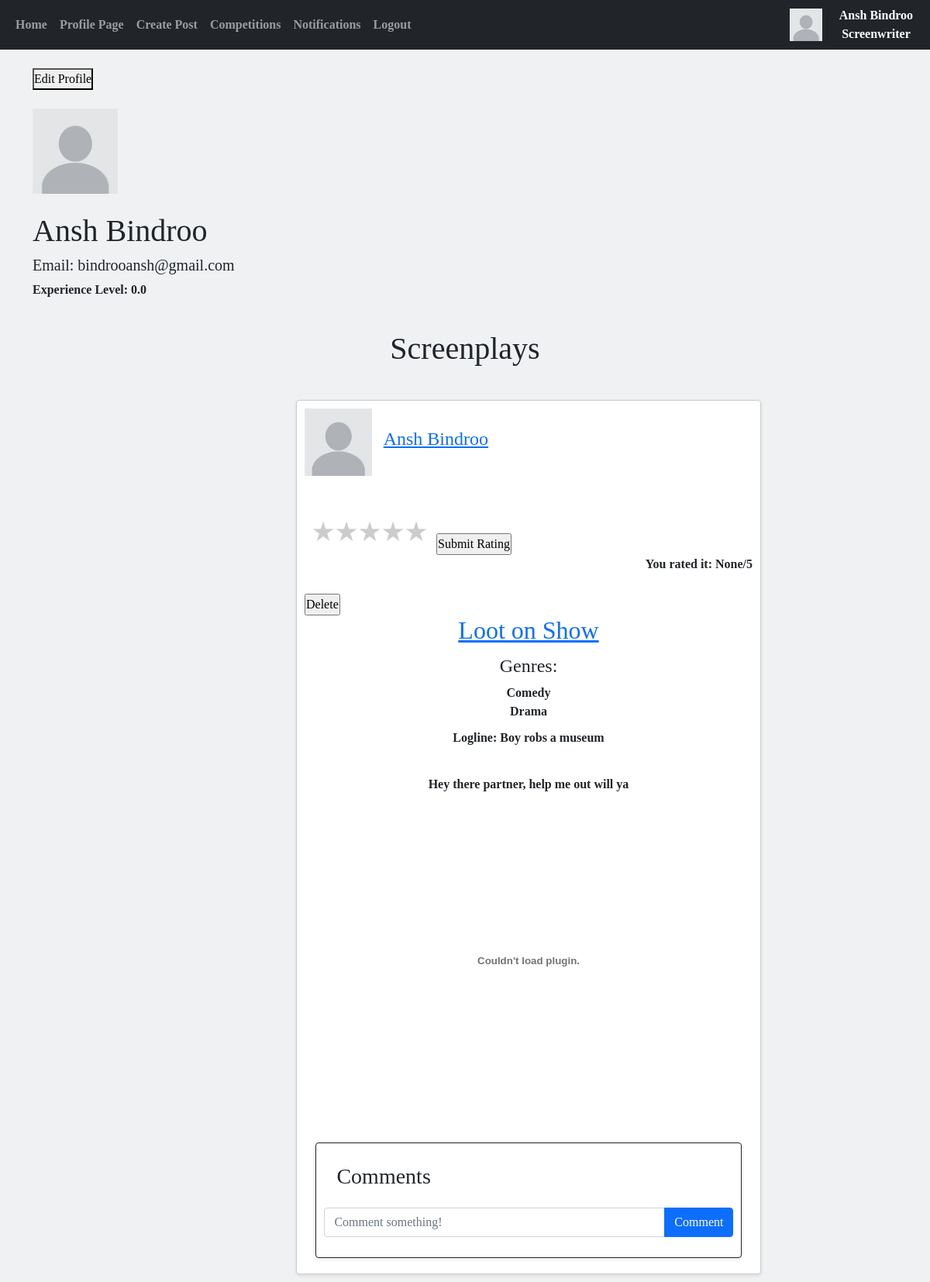
Page /profilepage/1 (signed in) on the earlier database version.
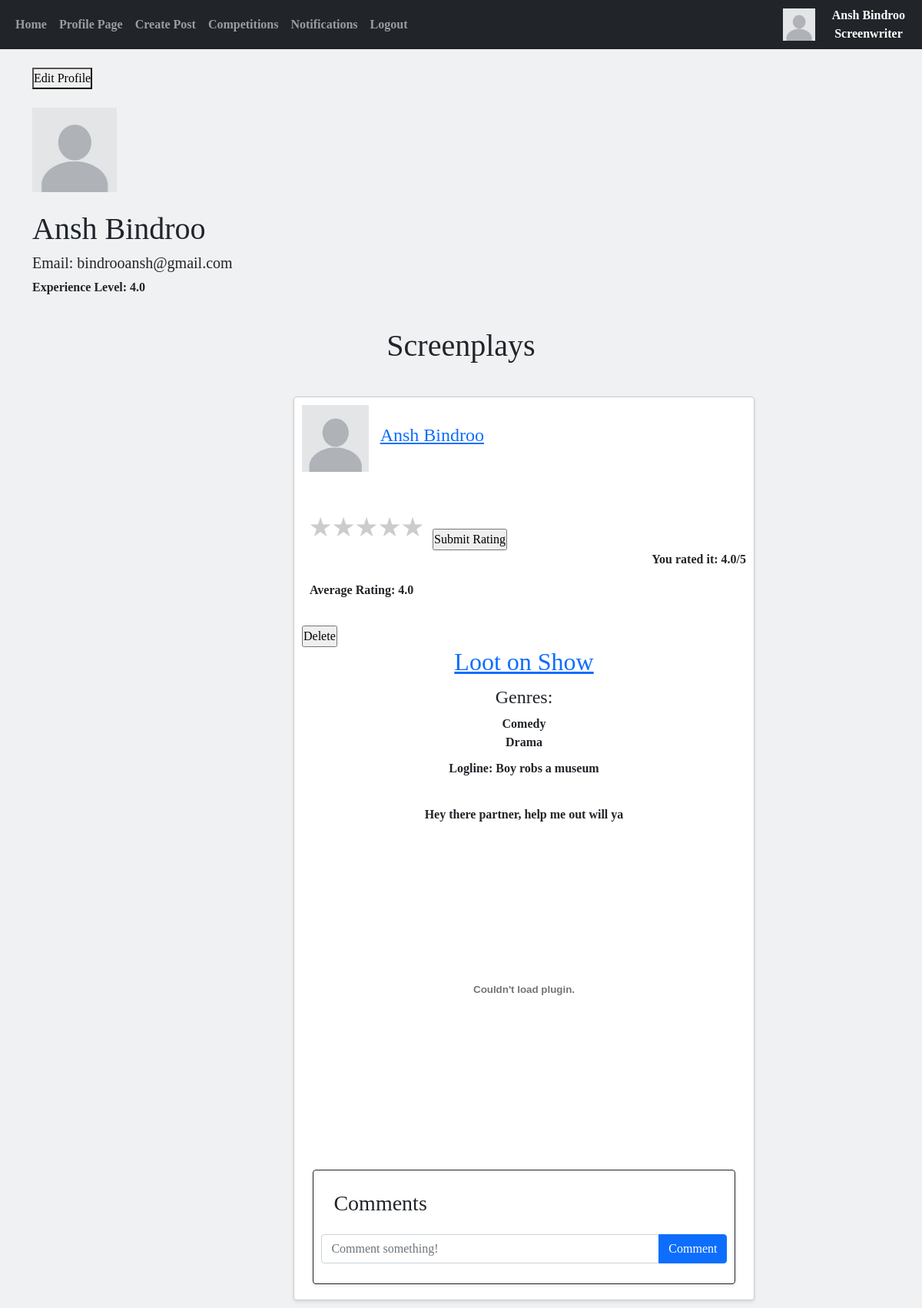
Same page on the later database version.
### website/models.py (models this page shows)
class Users(db.Model, UserMixin):
    __tablename__ = "Users"
    id = db.Column(db.Integer, primary_key=True)
    email = db.Column(db.String(150), unique=True)
    username = db.Column(db.String(150), unique=True)
    forename = db.Column(db.String(75), unique=True)
    surname = db.Column(db.String(75))
    password = db.Column(db.String(150))
    accounttype = db.Column(db.Integer)
    profilepic = db.Column(db.String(), nullable=True)
    biography = db.Column(db.Text)
    insta = db.Column(db.String(), nullable=True)
    twitter = db.Column(db.String(), nullable=True)
    date_created = db.Column(db.DateTime(timezone=True), default=func.now())
    writers = db.relationship('Screenwriters', backref="user", passive_deletes=True)
    producers = db.relationship('Producers', backref="user", passive_deletes=True)

class Screenwriters(db.Model):
    __tablename__ = "Screenwriters"
    writerid = db.Column(db.Integer, primary_key=True)
    userid = db.Column(db.Integer, db.ForeignKey('Users.id'))
    backgroundcolour = db.Column(db.Integer)
    fontstyle = db.Column(db.String(30))
    experiencelevel = db.Column(db.Float)
    posts = db.relationship('Screenplays', backref="writer", passive_deletes=True)
    commenters = db.relationship('Comments', backref="writer", passive_deletes=True)
    responsees = db.relationship('Notifications', backref="writer", passive_deletes=True)
    likes = db.relationship('LikedScreenplays', backref="writer", passive_deletes=True)

class Screenplays(db.Model):
    __tablename__ = "Screenplays"
    scriptid = db.Column(db.Integer, primary_key=True)
    writerid = db.Column(db.Integer, db.ForeignKey('Screenwriters.writerid', ondelete="CASCADE"), nullable=False)
    title = db.Column(db.String(300))
    logline = db.Column(db.String(165))
    message = db.Column(db.Text)
    screenplay = db.Column(db.String(300))
    fullfile = db.Column(db.String(300))
    avgrating = db.Column(db.Float)
    date_created = db.Column(db.Date, default=func.current_date())
    datetime_created = db.Column(db.DateTime(timezone=True), default=func.now())
    scripts = db.relationship('Notifications', backref="script", passive_deletes=True)
    scriptscommented = db.relationship('Comments', backref="script", passive_deletes=True)
    liked = db.relationship('LikedScreenplays', backref="script", passive_deletes=True)
    scripts2 = db.relationship('ScriptHas', backref="script", passive_deletes=True)
    liked2 = db.relationship('FeaturedScripts', backref="script", passive_deletes=True)

class LikedScreenplays(db.Model):
    __tablename__ = "LikedScreenplays"
    writerid = db.Column(db.Integer, db.ForeignKey('Screenwriters.writerid'), primary_key=True)
    scriptid = db.Column(db.Integer, db.ForeignKey('Screenplays.scriptid'), primary_key=True)
    rating = db.Column(db.Float)

class ScriptHas(db.Model):
    __tablename__ = "ScriptHas"
    scriptid = db.Column(db.Integer, db.ForeignKey('Screenplays.scriptid'), primary_key=True)
    genreid = db.Column(db.Integer, db.ForeignKey('Genres.genreid'), primary_key=True)

class Genres(db.Model):
    __tablename__ = "Genres"
    genreid = db.Column(db.Integer, primary_key=True)
    genre = db.Column(db.String(50))
    genres = db.relationship('ScriptHas', backref="has")
    genres2 = db.relationship('CompHas', backref="has")

### website/views.py (the view)
@views.route("/profilepage/<userid>")
@login_required
def profilepage(userid):
    profileuser = Users.query.filter_by(id=userid).first()
    if profileuser.accounttype == 1:
        writer = Screenwriters.query.filter_by(userid=userid).first()
        scripts = Screenplays.query.filter_by(writerid = writer.writerid)
        rating = 0
        for i in scripts:
            if i.avgrating != None:
                rating += i.avgrating
        writer.experiencelevel = rating*scripts.count()
        db.session.commit()
        comments = Comments.query.all()
        scripthas = ScriptHas.query.all()
        likes = LikedScreenplays.query.all()
        return flask.render_template("profilepage.html", user=current_user, posts=scripts, comments=comments, scripthas=scripthas, profileuser=profileuser, details=writer, likes=likes)
    if profileuser.accounttype == 2:
        return flask.render_template("profilepage.html", user=current_user, profileuser=profileuser)

### website/templates/profilepage.html (shortened to what this page needs)
{% extends "base.html" %}
{% block content %}
<!DOCTYPE html>
<html lang="en">
<head>
</head>
<body class="profilepage">
        {% if profileuser.id == user.id %}
        <a href="/pageeditor/{{user.id}}"><button type="button">Edit Profile</button></a>
        {% endif %}
        <br>
        <br>
        {% if profileuser.profilepic %}
        <img src="{{ url_for('static', filename='images/'+ profileuser.profilepic) }}" alt="Profile picture" height="110px" width="110px">
        {% else %}
        <img src="/static/images/default.jpg" alt="Default profile picture" height="110px" width="110px">
        {% endif %}
        <br>
        <br>
        <h1>{{  profileuser.username }}</h1>
        <h5>Email: {{ profileuser.email }}</h5>
        {% if profileuser.accounttype == 1 %}
            <b><p>Experience Level: {{ details.experiencelevel }}</p></b>
            <br>
            <div id="posts" style="text-align:center">
                <h1>Screenplays</h1>
                <br>
                {% if not posts %}
                    <p>This user has not posted any screenplays</p>
                {% else %}
                {% for post in posts %}
                    <div class="card">
                        <div class="user-info">
                            {% if post.writer.user.profilepic %}
                                <img src="{{ url_for('static', filename='images/'+ post.writer.user.profilepic) }}" width = "110px" height = "110px" alt="Profile picture" class="profile-pic">
                            {% else %}
                                <img src="/static/images/default.jpg" alt="Default profile picture" width = "110px" height = "110px" class="profile-pic">
                            {% endif %}
                            <a href="/profilepage/{{post.writer.user.id}}" class="username"><h4>{{post.writer.user.username}}</h4></a>
                        </div>
                        {% if user.accounttype == 1 %}
                                {% if post.writer.user.id == user.id %}
                                    <div style="text-align:right">
                                        <form method = "POST" action=/rate2/{{post.writer.user.id}}/{{post.scriptid}}>
                                            <div class="rate" style="text-align:left">
                                                <label for="star5" title="text">5 stars</label>
                                                <label for="star4" title="text">4 stars</label>
                                                <label for="star3" title="text">3 stars</label>
                                                <label for="star2" title="text">2 stars</label>
                                                <label for="star1" title="text">1 star</label>
                                            </div>
                                            <br>
                                            <div style="text-align:left">
                                                <input type="submit" value="Submit Rating">
                                            </div>
                                        </form>
                                        {% for like in likes %}
                                                {% if (like.writer.user.id == user.id) and (like.script.scriptid == post.scriptid) %}
                                                    <p>You rated it: {{like.rating}}/5</p>
                                                {% endif %}
                                        {% endfor %}
                                    </div>
                                {% endif %}
                        {% endif %}
                        {% if post.avgrating %}
                            <span class="average-rating">Average Rating: {{post.avgrating}}</span>
                            <br>
                        {% endif %}
                        {% if user.id == post.writer.user.id %}
                            <form action = /delete-post/{{post.scriptid}} method="POST">
                                <input class="delete-button" type="submit" value="Delete" onclick="return confirm('Are you sure you want to delete this post?')">
                            </form>
                        {% endif %}
                        {% if post.screenplay %}
                            <a style="text-align: center" href="/script/{{post.scriptid}}" target="_blank"><h2>{{post.title}}</h2></a>
                        {% else %}
                            <div style="text-align: center"><h2>{{post.title}}</h2></div>
                        {% endif %}
                        <div class="genres">
                            <h4>Genres:</h4>
                            {% for script in scripthas %}
                                    {% if script.scriptid == post.scriptid %}
                                        <b>{{script.has.genre}}</b><br>
                                    {% endif %}
                            {% endfor %}
                        </div>
                        <p class="logline">Logline: {{post.logline}}</p>
                        <p class="message">{{post.message}}</p>
                        {% if post.screenplay %}
                            <embed class="pdf-embed" style="text-align: center;" src="{{url_for('static', filename='images/'+ post.screenplay)}}#toolbar=0" width = "100%" height = "550px%">
                        {% else %}
                            <h2>Screenplay not available</h2>
                        {% endif %}
                        <br>
                        {% if user.accounttype == 1 %}
                            <div class="card border-dark" style="width:550px; margin-left: 2.5% ;">
                                <div class="card-body">
                                <h3>Comments</h3>
                                </div>
                                <form class="input-group mb-3"method="POST" action="/create-comment/{{post.scriptid}}">
                                    <input type="text" id="text" name="text" class="form-control" placeholder="Comment something!"/>
                                    <button type="submit" class="btn btn-primary">Comment</button>
                                </form>
                            </div>
                            {% endif %}
                    </div>
                {% endfor %}
                {% endif %}
            </div>
        {% endif %}
    </div>
</body>
</html>
{% endblock %}

### website/templates/base.html (shortened to what this page needs)
<!DOCTYPE html>
<html lang="en">
  <head>
    <link
      href="https://cdn.jsdelivr.net/npm/bootstrap@5.0.2/dist/css/bootstrap.min.css"
      rel="stylesheet"
    />
  </head>
  <body>
    <nav class="navbar navbar-expand-lg navbar-dark bg-dark">
      <div class="container-fluid">
        <div class="collapse navbar-collapse" id="navbar">
          <div class="navbar-nav">
            <a class="nav-item nav-link" href="/home">Home</a>
            {% if user.is_authenticated %}
            <a class="nav-item nav-link" href="/profilepage/{{user.id}}">Profile Page</a>
            <a class="nav-item nav-link" href="/post">Create Post</a>
            <a class="nav-item nav-link" href="/competitions">Competitions</a>
            <a class="nav-item nav-link" href="/notifications/{{user.id}}">Notifications</a>
            <a class="nav-item nav-link" href="/logout">Logout</a>
            {% else %}
            <a class="nav-item nav-link" href="/login">Login</a>
            <a class="nav-item nav-link" href="/sign-up">Sign Up</a>
            {% endif %}
          </div>
        </div>
      </div>
      <div style="text-align: right">
        {% if user.is_authenticated %}
          {% if user.profilepic %}
            <a href="/profilepage/{{user.id}}"" target=_blank><img src="{{ url_for('static', filename='images/'+ user.profilepic) }}" alt="Profile picture" height="50px%" width="50px%"></a>
          {% else %}
            <a href="/profilepage/{{user.id}}"" target=_blank><img src="/static/images/default.jpg" alt="Default profile picture" height="25%" width="25%"></a>
          {% endif %}
        {% endif %}
      </div>
      <div style="text-align: center; color: white;" >
        {{ user.username }}
        {% if user.accounttype == 1 %}
          Screenwriter
        {% elif user.accounttype == 2 %}
          Producer
        {% endif %}
      </div>
    </nav>
    <br>
    <div class="container">{% block content %}{% endblock %}</div>
  </body>
</html>

### website/templates/base.html (style rules this page uses)
body { background-color: #eff1f3; font-family:futura; font-weight: bold; }

### website/templates/profilepage.html (style rules this page uses)
* { margin: 0; padding: 0; }
.rate { float: left; height: 46px; padding: 0 10px; }
.rate:not(:checked) > label { float:right; width:1em; overflow:hidden; white-space:nowrap; cursor:pointer; font-size:30px; color:#ccc; }
.rate:not(:checked) > label:before { content: '★ '; }
body { background-color: #eff1f3; font-family:futura; font-weight: bold; }
.card { width: 600px; border: 1px solid #ccc; padding: 10px; margin: 10px; box-shadow: 0 2px 4px rgba(0, 0, 0, 0.1); background-color: #fff; text-align: left; display: flex; flex-direction: column; margin-left: 340px }
.profile-pic { width: 15%; height: 15%; margin-bottom: 50px }
.user-info { display: flex; align-items: center; }
.username { font-weight: bold; text-align: left; margin-left: 15px; margin-bottom: 50px; }
.logline { margin-top: 10px; text-align: center; }
.message { margin-top: 20px; text-align: center; }
.genres { margin-top: 5px; text-align: center; }
.average-rating { margin-left: 10px; }
.delete-button { margin-top: 10px; text-align: center; }
.pdf-embed { width: 100%; height: 400px; }

Differences in the rows shown:
changed Screenwriters: experiencelevel "0.0" → "4.0"
changed Screenplays "Loot on Show": avgrating (not shown) → "4.0"
changed LikedScreenplays: rating "None" → "4.0"
